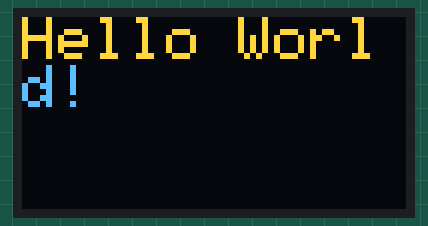
Bench run of a sketch on a simulated Arduino Uno, built with avr-gcc and run on an emulated ATmega328P. Parts: 128×64 one-colour display. The OLED is the two-colour kind (top 16 rows yellow).

Above: at 0.1 s.

The sketch:

oled-test-3.ino
```cpp
#include <SPI.h>
#include <Wire.h>

#include <Adafruit_GFX.h>
#include <Adafruit_SSD1306.h>

#define OLED_RESET 4
Adafruit_SSD1306 display(OLED_RESET);


void setup() {
  // put your setup code here, to run once:
  display.begin(SSD1306_SWITCHCAPVCC, 0x3C);
  display.clearDisplay();
}

void loop() {
  // put your main code here, to run repeatedly:
  display.setTextSize(2);
  display.setTextColor(WHITE);
  display.setCursor(0, 0);
  display.println("Hello World! ");
  display.display();
}
```
